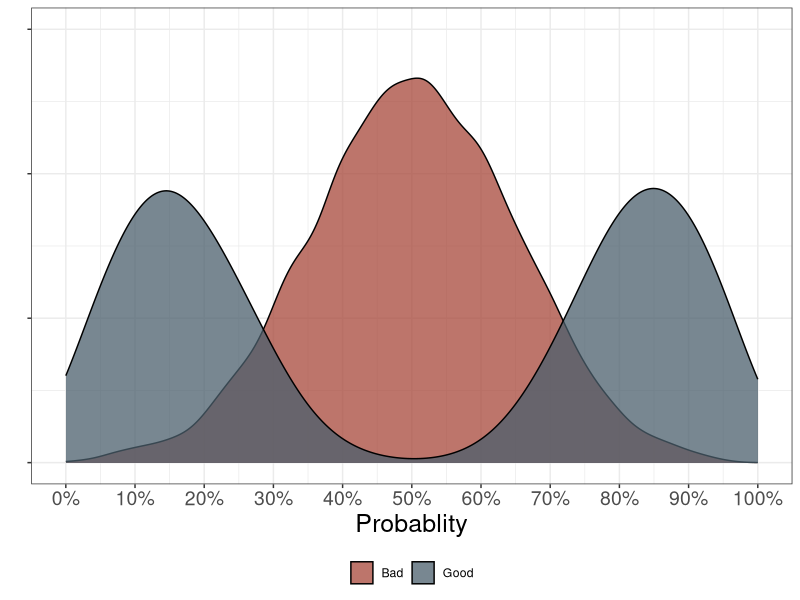
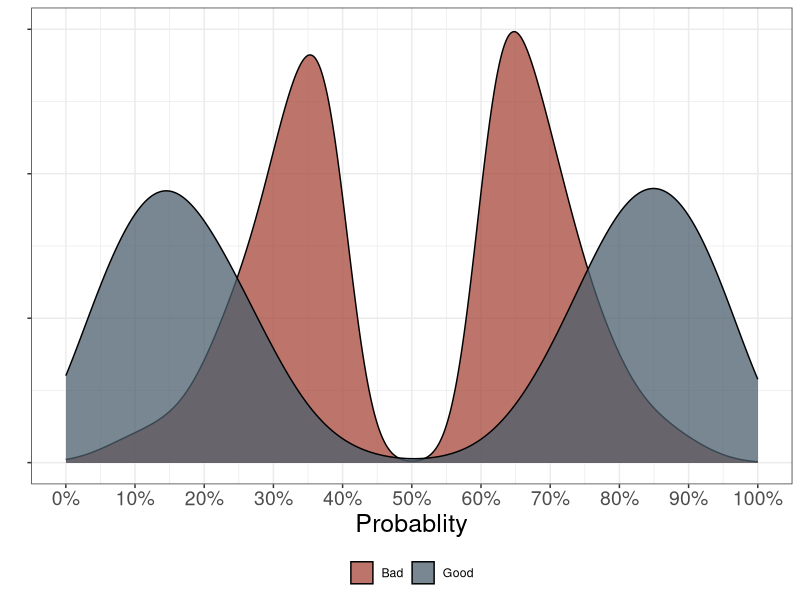

Source code (R) for these figures, in order:
## ---- chunk 1
library(tidyverse)

set.seed(20230619)
dt <- bind_rows(
  tibble(
    type = "Good",
    prob = c(rnorm(5000, mean = 0.15, sd = 0.10),
             rnorm(5000, mean = 0.85, sd = 0.10))
  ),
  tibble(
    type = "Bad",
    prob = c(rnorm(10000, mean = 0.5, sd = 0.15))
  )
)

dt %>% 
  ggplot(aes(x = prob, group = type, fill = type)) + 
  geom_density(alpha = 0.75) + 
  theme_bw() + 
  scale_fill_manual(values = c("#A7473A", "#4B5F6C")) + 
  scale_x_continuous(breaks = seq(0, 1, 0.1),
                     limits = c(0, 1),
                     labels = scales::percent) + 
  scale_y_continuous(limits = c(0, 3)) + 
  labs(x = "Probablity", y = "") + 
  theme(legend.position = "bottom",
        legend.title = element_blank(),
        axis.text.y = element_blank(),
        axis.text.x = element_text(size = 14),
        axis.title.x = element_text(size = 18))

## ---- chunk 2

dt %>% 
  filter(!(prob %>% between(.4, .6) & type == "Bad")) %>% 
  ggplot(aes(x = prob, group = type, fill = type)) + 
  geom_density(alpha = 0.75) + 
  theme_bw() + 
  scale_fill_manual(values = c("#A7473A", "#4B5F6C")) + 
  scale_x_continuous(breaks = seq(0, 1, 0.1),
                     limits = c(0, 1),
                     labels = scales::percent) + 
  scale_y_continuous(limits = c(0, 3)) + 
  labs(x = "Probablity", y = "") + 
  theme(legend.position = "bottom",
        legend.title = element_blank(),
        axis.text.y = element_blank(),
        axis.text.x = element_text(size = 14),
        axis.title.x = element_text(size = 18))

